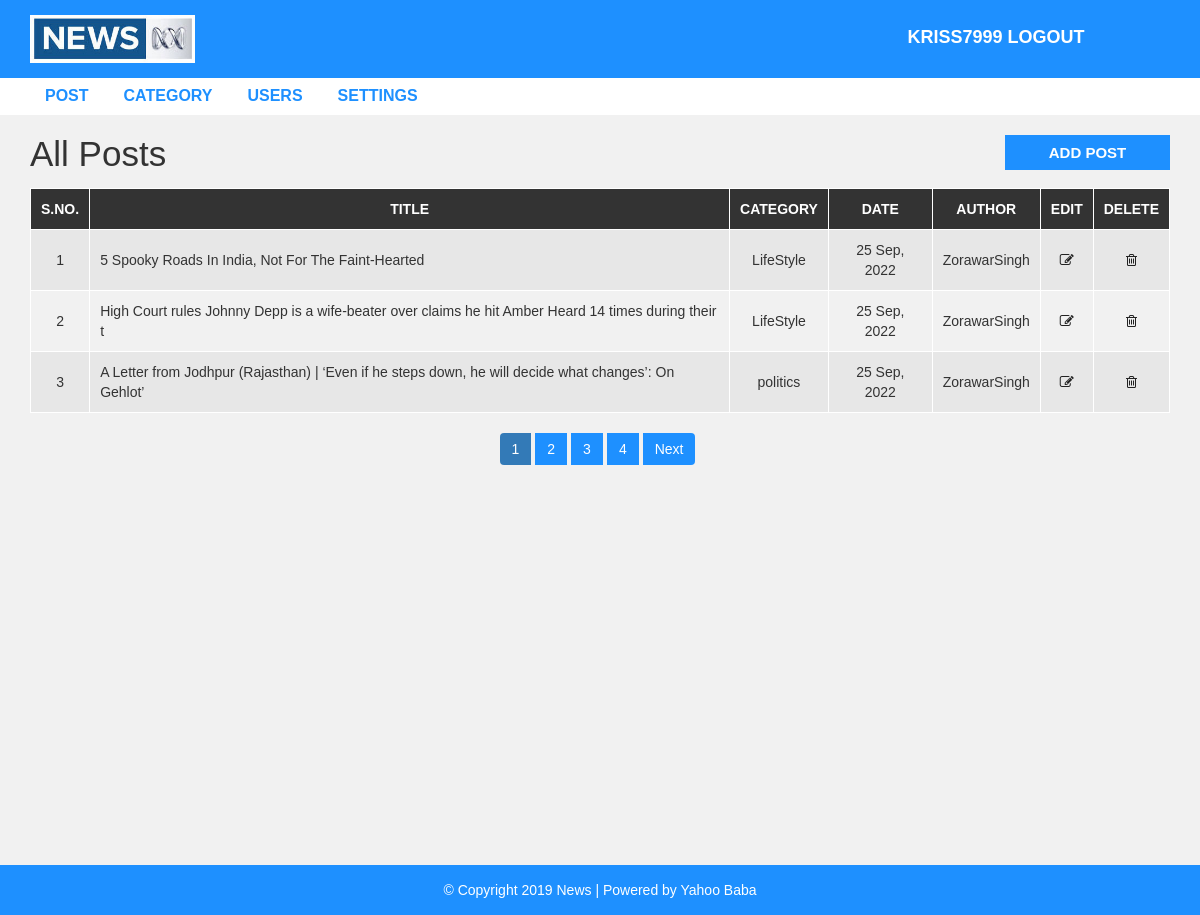
Screenshot of /admin/post.php (signed in) with the database file from the repository.
### tables this page shows
CREATE TABLE `post` (
  `post_id` int(11) NOT NULL,
  `title` varchar(100) NOT NULL,
  `description` text NOT NULL,
  `category` varchar(100) NOT NULL,
  `post_date` varchar(50) NOT NULL,
  `author` int(11) NOT NULL,
  `post_img` varchar(100) NOT NULL
);

CREATE TABLE `category` (
  `category_id` int(11) NOT NULL,
  `category_name` varchar(100) NOT NULL,
  `post` int(11) NOT NULL DEFAULT 0
);

CREATE TABLE `user` (
  `user_id` int(10) UNSIGNED NOT NULL,
  `first_name` varchar(30) NOT NULL,
  `last_name` varchar(30) NOT NULL,
  `username` varchar(30) DEFAULT NULL,
  `password` varchar(40) DEFAULT NULL,
  `role` int(11) NOT NULL
);

### admin/post.php (the view, shortened to what this page needs)
<?php include "header.php"; ?>
<div id="admin-content">
    <div class="container">
        <div class="row">
            <div class="col-md-10">
                <h1 class="admin-heading">All Posts</h1>
            </div>
            <div class="col-md-2">
                <a class="add-new" href="add-post.php">add post</a>
            </div>
            <div class="col-md-12">
                <?php
                include "config.php";
                $limit = 3;
                if (isset($_GET['page'])) {
                    $page = $_GET['page'];
                } else {
                    $page = 1;
                }
                $offset = ($page - 1) * $limit;
                if ($_SESSION['role'] == '1') {
                    $sql = "SELECT * FROM post
                    LEFT JOIN category ON post.category = category.category_id
                    LEFT JOIN user ON post.author = user.user_id
                    ORDER BY post.post_id DESC LIMIT {$offset},{$limit}";
                } else {
                    $sql = "SELECT * FROM post
                    LEFT JOIN category ON post.category = category.category_id
                    LEFT JOIN user ON post.author = user.user_id
                    WHERE post.author = {$_SESSION['user_id']}
                    ORDER BY post.post_id DESC LIMIT {$offset},{$limit}";
                }
                $result = mysqli_query($conn, $sql) or die("Query Failed 1");
                if (mysqli_num_rows($result) > 0) {
                ?>
                    <table class="content-table">
                        <thead>
                            <th>S.No.</th>
                            <th>Title</th>
                            <th>Category</th>
                            <th>Date</th>
                            <th>Author</th>
                            <th>Edit</th>
                            <th>Delete</th>
                        </thead>
                        <tbody>
                            <?php
                            while ($row = mysqli_fetch_assoc($result)) {
                                $offset++;
                            ?>
                                <tr>
                                    <td class='id'><?php echo $offset ?></td>
                                    <td><?php echo $row['title'] ?></td>
                                    <td><?php echo  $row['category_name'] ?></td>
                                    <td><?php echo $row['post_date'] ?></td>
                                    <td><?php echo $row['username'] ?></td>
                                    <td class='edit'><a href='update-post.php?id=<?php echo  $row["post_id"] ?>'><i class='fa fa-edit'></i></a></td>
                                    <td class='delete'><a href='delete-post.php?id=<?php echo $row["post_id"] ?>&catId=<?php echo $row["category"]; ?>'><i class='fa fa-trash-o'></i></a></td>
                                </tr>
                            <?php } ?>
                        </tbody>
                    </table>
                <?php
                }
                if ($_SESSION['role'] == '1') {
                    $sql1 = "SELECT * FROM post";
                } else {
                    $sql1 = "SELECT * FROM post
                    WHERE post.author = {$_SESSION['user_id']}";
                }
                $result1 = mysqli_query($conn, $sql1) or die("Query Failed");
                if (mysqli_num_rows($result1) > 0) {
                    $total_records = mysqli_num_rows($result1);
                    $total_page  = ceil($total_records / $limit);
                    echo "<ul class='pagination admin-pagination'>";
                    for ($i = 1; $i <= $total_page; $i++) {
                        if ($i == $page) {
                            $active = "active";
                        } else {
                            $active = "";
                        }
                        echo "<li class='$active'><a href='post.php?page={$i}'>$i</a></li>";
                    }
                    if ($page < $total_page) {
                        echo '<li><a href="post.php?page=' . ($page + 1) . '">Next</a> </li>';
                    }
                    echo "</ul>";
                }
                ?>
            </div>
        </div>
    </div>
</div>
<?php include "footer.php"; ?>

### css/style.css (style rules this page uses)
body { background: #f1f1f1; font-family: sans-serif,arial,Helvetica; }
a, a:hover, a:focus { text-decoration: none; outline: none; }
ul { margin:0; padding:0; list-style:none; }
#admin-content { padding: 20px 0; min-height: 750px; }
#admin-content .admin-heading { font-size: 35px; margin: 0 0 15px; }
#admin-content .add-new { color: #fff; background-color: #1E90FF; font-size: 15px; font-weight: 600; text-align: center; text-transform: uppercase; padding: 7px 10px; display: block; transition: all 0.3s; }
#admin-content .content-table { border: 1px solid #000; width: 100%; margin: 0 0 20px; }
#admin-content .content-table thead { color: #fff; background-color: #333; }
#admin-content .content-table th { padding: 10px; border: 1px solid #fff; font-weight: 600; text-align: center; text-transform: uppercase; }
#admin-content .content-table tbody { color: #333; }
#admin-content .content-table tbody tr { background-color: #e7e7e7; }
#admin-content .content-table tbody tr:nth-child(even) { background-color: transparent; }
#admin-content .content-table tbody td { padding: 10px; border: 1px solid #fff; text-align: center; }
#admin-content .content-table tbody td:nth-child(2) { text-align: left; }
#admin-content .admin-pagination { margin: 0; }
#admin-content .admin-pagination li a { display: block; }
.id, .edit, .delete { text-align:center; }
.pagination { display: block; text-align: center; margin: 0; }
.pagination li { display:inline-block; margin: 0 5px 0 0; }
.pagination li a { border: none; background: #1e90ff; color: #fff; }
i.fa { color:#222; }

### rows the page displays
post: title "5 Spooky Roads In India, Not For The Faint-Hearted", category.category_name "LifeStyle", post_date "25 Sep, 2022", user.username "ZorawarSingh"
post: title "High Court rules Johnny Depp is a wife-beater over claims he hit Amber Heard 14 times during their t", category.category_name "LifeStyle", post_date "25 Sep, 2022", user.username "ZorawarSingh"
post: title "A Letter from Jodhpur (Rajasthan) | ‘Even if he steps down, he will decide what changes’: On Gehlot’", category.category_name "politics", post_date "25 Sep, 2022", user.username "ZorawarSingh"

### other values shown
$_SESSION['username'] "KRISS7999"
